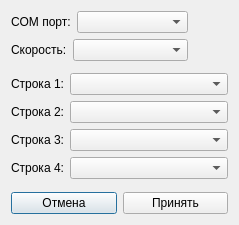
<?xml version="1.0" encoding="UTF-8"?>
<ui version="4.0">
 <class>DialogCommonSettings</class>
 <widget class="QDialog" name="DialogCommonSettings">
  <property name="geometry">
   <rect>
    <x>0</x>
    <y>0</y>
    <width>239</width>
    <height>225</height>
   </rect>
  </property>
  <property name="windowTitle">
   <string>Общие настройки</string>
  </property>
  <layout class="QVBoxLayout" name="verticalLayout_2">
   <item>
    <layout class="QVBoxLayout" name="verticalLayout">
     <item>
      <layout class="QHBoxLayout" name="horizontalLayout_2">
       <item>
        <widget class="QLabel" name="label">
         <property name="text">
          <string>COM порт:</string>
         </property>
        </widget>
       </item>
       <item>
        <widget class="QComboBox" name="comboBoxCOM">
         <property name="sizePolicy">
          <sizepolicy hsizetype="Preferred" vsizetype="Fixed">
           <horstretch>1</horstretch>
           <verstretch>0</verstretch>
          </sizepolicy>
         </property>
         <property name="toolTip">
          <string>Порт для связи с устройством</string>
         </property>
        </widget>
       </item>
       <item>
        <spacer name="horizontalSpacer">
         <property name="orientation">
          <enum>Qt::Horizontal</enum>
         </property>
         <property name="sizeHint" stdset="0">
          <size>
           <width>40</width>
           <height>20</height>
          </size>
         </property>
        </spacer>
       </item>
      </layout>
     </item>
     <item>
      <layout class="QHBoxLayout" name="horizontalLayout_3">
       <item>
        <widget class="QLabel" name="label_6">
         <property name="text">
          <string>Скорость:</string>
         </property>
        </widget>
       </item>
       <item>
        <widget class="QComboBox" name="comboBoxSpeed">
         <property name="sizePolicy">
          <sizepolicy hsizetype="Preferred" vsizetype="Fixed">
           <horstretch>1</horstretch>
           <verstretch>0</verstretch>
          </sizepolicy>
         </property>
         <property name="toolTip">
          <string>Скорость канала</string>
         </property>
        </widget>
       </item>
       <item>
        <spacer name="horizontalSpacer_2">
         <property name="orientation">
          <enum>Qt::Horizontal</enum>
         </property>
         <property name="sizeHint" stdset="0">
          <size>
           <width>40</width>
           <height>20</height>
          </size>
         </property>
        </spacer>
       </item>
      </layout>
     </item>
     <item>
      <spacer name="verticalSpacer">
       <property name="orientation">
        <enum>Qt::Vertical</enum>
       </property>
       <property name="sizeHint" stdset="0">
        <size>
         <width>157</width>
         <height>17</height>
        </size>
       </property>
      </spacer>
     </item>
     <item>
      <layout class="QHBoxLayout" name="horizontalLayout_4">
       <item>
        <widget class="QLabel" name="label_2">
         <property name="text">
          <string>Строка 1:</string>
         </property>
        </widget>
       </item>
       <item>
        <widget class="QComboBox" name="comboBoxL1">
         <property name="sizePolicy">
          <sizepolicy hsizetype="Preferred" vsizetype="Fixed">
           <horstretch>1</horstretch>
           <verstretch>0</verstretch>
          </sizepolicy>
         </property>
         <property name="toolTip">
          <string>Привязка номера строки к переменной</string>
         </property>
        </widget>
       </item>
      </layout>
     </item>
     <item>
      <layout class="QHBoxLayout" name="horizontalLayout_5">
       <item>
        <widget class="QLabel" name="label_3">
         <property name="text">
          <string>Строка 2:</string>
         </property>
        </widget>
       </item>
       <item>
        <widget class="QComboBox" name="comboBoxL2">
         <property name="sizePolicy">
          <sizepolicy hsizetype="Preferred" vsizetype="Fixed">
           <horstretch>1</horstretch>
           <verstretch>0</verstretch>
          </sizepolicy>
         </property>
         <property name="toolTip">
          <string>Привязка номера строки к переменной</string>
         </property>
        </widget>
       </item>
      </layout>
     </item>
     <item>
      <layout class="QHBoxLayout" name="horizontalLayout_6">
       <item>
        <widget class="QLabel" name="label_4">
         <property name="text">
          <string>Строка 3:</string>
         </property>
        </widget>
       </item>
       <item>
        <widget class="QComboBox" name="comboBoxL3">
         <property name="sizePolicy">
          <sizepolicy hsizetype="Preferred" vsizetype="Fixed">
           <horstretch>1</horstretch>
           <verstretch>0</verstretch>
          </sizepolicy>
         </property>
         <property name="toolTip">
          <string>Привязка номера строки к переменной</string>
         </property>
        </widget>
       </item>
      </layout>
     </item>
     <item>
      <layout class="QHBoxLayout" name="horizontalLayout_7">
       <item>
        <widget class="QLabel" name="label_5">
         <property name="text">
          <string>Строка 4:</string>
         </property>
        </widget>
       </item>
       <item>
        <widget class="QComboBox" name="comboBoxL4">
         <property name="sizePolicy">
          <sizepolicy hsizetype="Preferred" vsizetype="Fixed">
           <horstretch>1</horstretch>
           <verstretch>0</verstretch>
          </sizepolicy>
         </property>
         <property name="toolTip">
          <string>Привязка номера строки к переменной</string>
         </property>
        </widget>
       </item>
      </layout>
     </item>
     <item>
      <spacer name="verticalSpacer_2">
       <property name="orientation">
        <enum>Qt::Vertical</enum>
       </property>
       <property name="sizeHint" stdset="0">
        <size>
         <width>157</width>
         <height>18</height>
        </size>
       </property>
      </spacer>
     </item>
     <item>
      <layout class="QHBoxLayout" name="horizontalLayout">
       <item>
        <widget class="QPushButton" name="pushButtonCANCEL">
         <property name="text">
          <string>Отмена</string>
         </property>
        </widget>
       </item>
       <item>
        <widget class="QPushButton" name="pushButtonOK">
         <property name="text">
          <string>Принять</string>
         </property>
        </widget>
       </item>
      </layout>
     </item>
    </layout>
   </item>
  </layout>
 </widget>
 <resources/>
 <connections>
  <connection>
   <sender>pushButtonOK</sender>
   <signal>clicked()</signal>
   <receiver>DialogCommonSettings</receiver>
   <slot>accept()</slot>
   <hints>
    <hint type="sourcelabel">
     <x>140</x>
     <y>156</y>
    </hint>
    <hint type="destinationlabel">
     <x>169</x>
     <y>140</y>
    </hint>
   </hints>
  </connection>
  <connection>
   <sender>pushButtonCANCEL</sender>
   <signal>clicked()</signal>
   <receiver>DialogCommonSettings</receiver>
   <slot>reject()</slot>
   <hints>
    <hint type="sourcelabel">
     <x>50</x>
     <y>157</y>
    </hint>
    <hint type="destinationlabel">
     <x>83</x>
     <y>134</y>
    </hint>
   </hints>
  </connection>
 </connections>
</ui>
